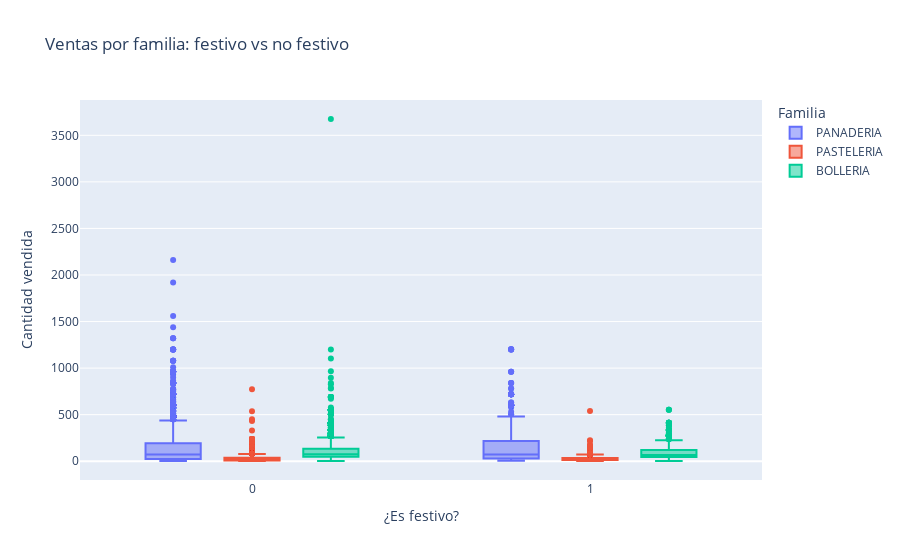

The code cell stored with this chart in its notebook:
### Code cell
fig = px.box(df_clima, x="es_festivo", y="Cantidad", color="Familia",
             labels={"es_festivo": "¿Es festivo?", "Cantidad": "Cantidad vendida"},
             title="Ventas por familia: festivo vs no festivo")
fig.show()

### Figure 1 — Plotly figure (JSON) as saved in the notebook; plotly's stock layout.template omitted (floating-point values rounded to 4 significant figures; data arrays with more than 128 entries replaced by an {"elided": "..."} marker saying what was removed)
{"data": [{"alignmentgroup": "True", "hovertemplate": "Familia=PANADERIA<br>¿Es festivo?=%{x}<br>Cantidad vendida=%{y}<extra></extra>", "legendgroup": "PANADERIA", "marker": {"color": "#636efa"}, "name": "PANADERIA", "notched": false, "offsetgroup": "PANADERIA", "orientation": "v", "showlegend": true, "type": "box", "x": {"elided": "16881 int values"}, "x0": " ", "xaxis": "x", "y": {"elided": "16881 float values"}, "y0": " ", "yaxis": "y"}, {"alignmentgroup": "True", "hovertemplate": "Familia=PASTELERIA<br>¿Es festivo?=%{x}<br>Cantidad vendida=%{y}<extra></extra>", "legendgroup": "PASTELERIA", "marker": {"color": "#EF553B"}, "name": "PASTELERIA", "notched": false, "offsetgroup": "PASTELERIA", "orientation": "v", "showlegend": true, "type": "box", "x": {"elided": "13493 int values"}, "x0": " ", "xaxis": "x", "y": {"elided": "13493 float values"}, "y0": " ", "yaxis": "y"}, {"alignmentgroup": "True", "hovertemplate": "Familia=BOLLERIA<br>¿Es festivo?=%{x}<br>Cantidad vendida=%{y}<extra></extra>", "legendgroup": "BOLLERIA", "marker": {"color": "#00cc96"}, "name": "BOLLERIA", "notched": false, "offsetgroup": "BOLLERIA", "orientation": "v", "showlegend": true, "type": "box", "x": {"elided": "13738 int values"}, "x0": " ", "xaxis": "x", "y": {"elided": "13738 float values"}, "y0": " ", "yaxis": "y"}], "layout": {"boxmode": "group", "legend": {"title": {"text": "Familia"}, "tracegroupgap": 0}, "title": {"text": "Ventas por familia: festivo vs no festivo"}, "xaxis": {"anchor": "y", "domain": [0, 1], "title": {"text": "¿Es festivo?"}}, "yaxis": {"anchor": "x", "domain": [0, 1], "title": {"text": "Cantidad vendida"}}}}
